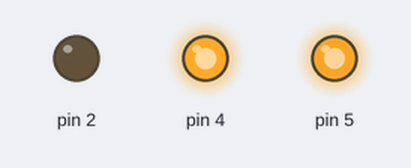
This sketch was run on a simulated Arduino Uno, built with avr-gcc and run on an emulated ATmega328P. On the bench: output pins drawn as LEDs (lit = HIGH). What the sketch prints to the serial monitor is not drawn.

Above: at 0.05 s.
At 17.9 s:
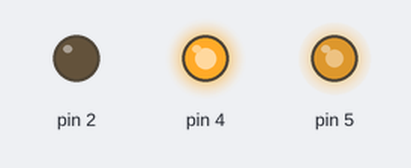
Timing chart, 0 to 21.4 s (numbered marks = the images above):
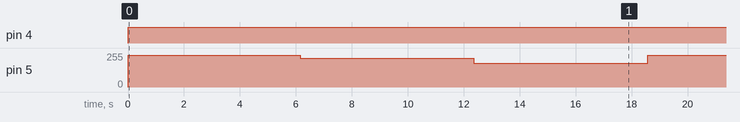

The sketch:

ledblink.ino
```cpp
void setup() {
  Serial.begin(115200);

  pinMode(2, OUTPUT);
  pinMode(4, OUTPUT);
  pinMode(5, OUTPUT);
}

int count = 0;
int dir = 1;

float percent = 0.06;
float cutoff = 0.06;

int count2 = 0;

void loop() {

  count2++;

  if(count2 < 200){
    percent = 0.06;
  }else if(count2 < 400){
    percent = 0.15;
  }else if(count2 < 600){
    percent = 0.30;
  }else{
    count2 = 0;
  }

   count += dir;
  if(dir == 1 && count > int(255*(percent - cutoff))){
    dir = -1;
  }else if(dir == -1 && count < 1){
    dir = 1;
  }


//  int duty1 = 255-int(255*cutoff)-count;
//  int duty2 = 255-int(255*percent)+count;

  int duty1 = 255-int(255*percent);
  int duty2 = 255-int(255*percent);


  analogWrite(2, count);
  analogWrite(4, duty1);
  analogWrite(5, duty2);

  delay(30);


  Serial.print(count);
  Serial.print(", ");
  Serial.print(duty1);
  Serial.print(", ");
  Serial.println(duty2);
  Serial.print(", ");
  Serial.println(percent);

}
```

Measured:
- by itself, pin 4: LOW → HIGH at 0.00 s
- by itself, pin 5: repeats every 18.6 s: 217/255 6.2 s, 179/255 6.2 s, 240/255 6.2 s
